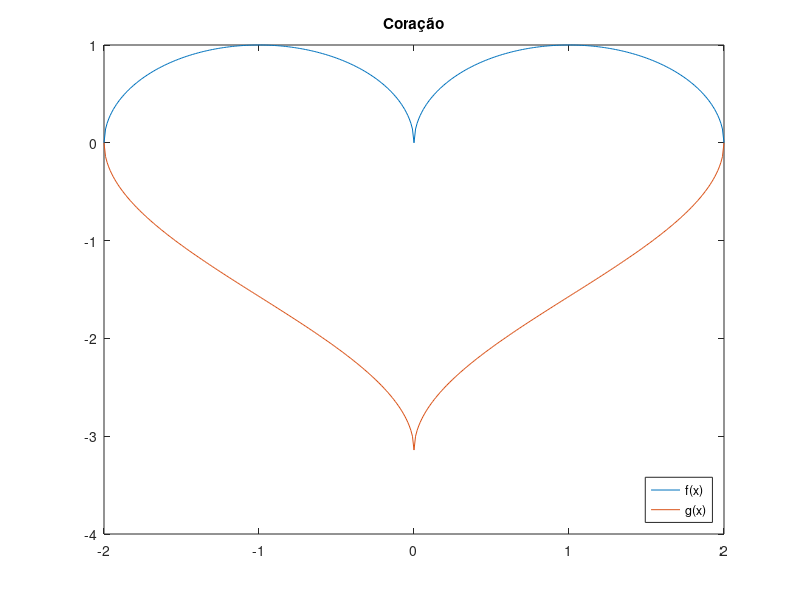
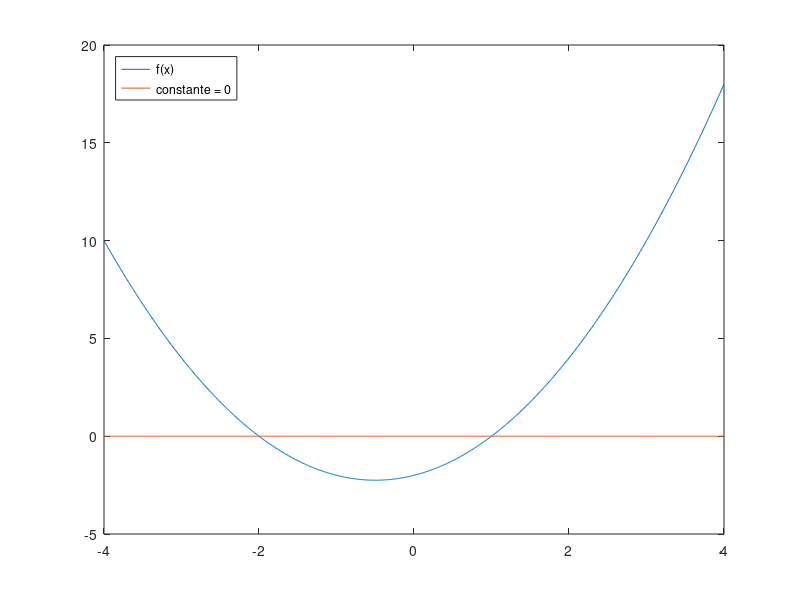
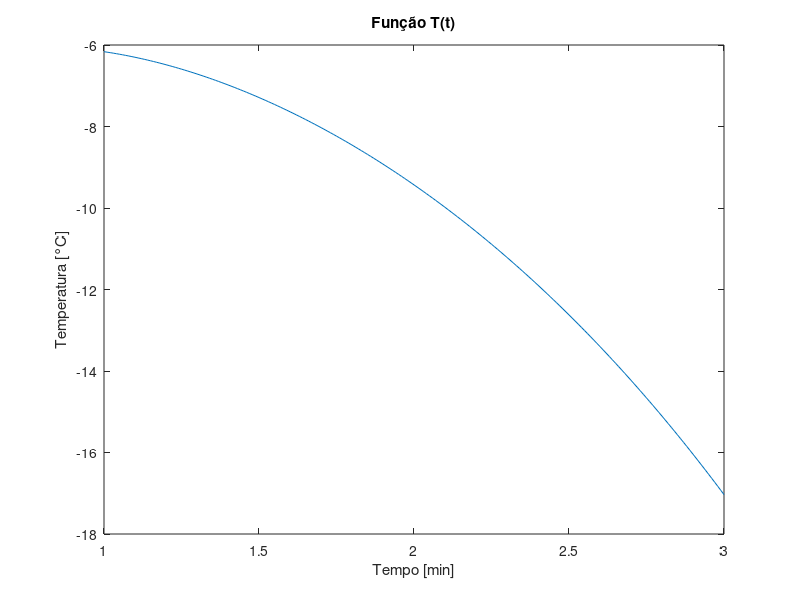
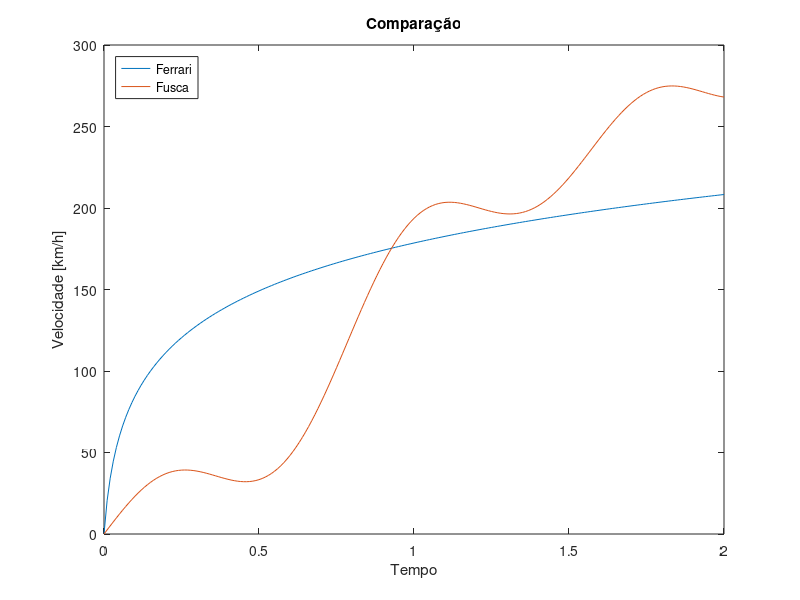

Write MATLAB code to recreate these figures, in order. (Note: this script raises an error after producing the figures.)
clear all
close all
clc

%% 1) Plote, em um mesmo gráfico, as funções:
%f(x) = sqrt(1 - (|x|-1)^2) e g(x) = arccos(1 - |x|) - \pi
% para -2 <= x <= 2. 


x = [-2: 0.01: 2];
f = sqrt(1 - (abs(x) - 1).^2);
g = acos(1 - abs(x)) - pi;

figure,
plot(x, f)
hold on
plot(x, g)
hold off
title('Coração')
legend('f(x)', 'g(x)', 'Location', 'southeast')

%% 2) Plote a função f(x) = x^2 + x - 2 de -4 até 4 e encontrar as raízes por Bhaskara. 

y = [-4: 0.01: 4];

g = zeros(1, length(y));
f = y.^2 + y - 2;

delta = 1 - 4 * 1 * (-2);
x1 = (-1 + sqrt(delta))/(2 * 1);
x2 = (-1 - sqrt(delta))/(2 * 1);

figure,
plot(y, f)
hold on
plot(y, g)
legend('f(x)','constante = 0', 'Location', 'northwest')

%% 3) Utilize o MATLAB para plotar a função T = 3 ln (2t) - 5 e^(0,5 t) ao longo do intervalo 1 <= t <= 3.
% Insira um título na plotagem e rotule adequadamente os eixos. 
% A variável T representa a temperatura em graus Celsius;
% a variável t representa o tempo em minutos. 

t = [1: 0.01: 3];
T = (3 * log(2 .* t)) - (5 * exp(0.5 * t));

figure,
plot(t, T)
title('Função T(t)')
xlabel('Tempo [min]')
ylabel('Temperatura [°C]')

%% 4) Plote as funções u = 100 log10(60x + 1) e v = 50 cos(6x) sen(2x) + 150x
% ao longo do intervalo 0 <= x <= 2. 
% Rotule adequadamente a plotagem e cada uma das curvas, utilizando legend.
% A variável u representa a velocidade de uma Ferrari em km/h.
% A variável v representa a velocidade de um Fusca. 

x = [0: 0.01: 2];

u = 100 .* log10((60 .* x) + 1); 
v = 50 .* cos(6 .* x) .* sin(2 .* x) + (150 .* x);

figure,
plot(x, u)
hold on
plot(x, v)
hold off
title('Comparação')
xlabel('Tempo')
ylabel('Velocidade [km/h]')
legend('Ferrari', 'Fusca', 'Location', 'northwest')

%% 5) Use a função stem para plotar os sinais abaixo na mesma figura:
% cos(x), para 0 <= x <= 2pi
% 0.5 sin(x), para pi <= x <= 3pi

x = [0: 0.1: (2 * pi)];
cosseno = cos(x);
figure,
stem(x, cosseno)
hold on

x = [pi: 0.1: (3 * pi)];
seno = 0.5 .* sin(x);
stem(x, seno)
hold off

%% 6) A série de Fourier é uma representação em série de funções periódicas em termos de senos e cossenos.
% A representação em série de Fourier da função 
% Plote, em um mesmo gráfico, a função f(x) e sua representação em série g(x), 
% utilizando os quatro termos explicitados. Considere x na faixa de −pi até pi. 

x1 = [-pi: 0.01: 0];
x2 = [0: 0.01: pi];

f1 = -ones(1, length(x1));
f2 = ones(1, length(x2));
f = [f1 f2];

x = [x1 x2];

senos = sin(x) + (sin(3 .* x) ./ 3) + (sin(5 .* x) ./ 5) + (sin(7 .* x) ./ 7);
g = (4 / pi) .* senos;

figure,
plot(x, f)
hold on
plot(x, g)

% 8)
ii = [1:2:7];

seno = sin(ii .* x) ./ ii;

legend('f(x)', 'g(x)', 'Location', 'northwest')

%% 7) Fazer o plot de um sinal de tensão versus tempo, como da figura:
% f(t) = 
% sin(2pit/63) de t = 1s ate t = 63s
% 0 de t = 64s ate t = 80s 
% 1 de t = 81s ate t = 100s 
% -1 de t = 101s ate t = 120s
% Não esquecer de nomear os eixos. 

t1 = [1: 0.1: 63];
f1 = sin((2 * pi .* t1) ./ 63);

t2 = [64: 0.1: 80];
f2 = zeros(1, length(t2));

t3 = [81: 0.1: 100];
f3 = ones(1, length(t3));

t4 = [101: 0.1: 120];
f4 = -ones(1, length(t4));

t = [t1 t2 t3 t4];

f = [f1 f2 f3 f4];

figure,
plot(t, f)
title('Tensão versus tempo')
xlabel('Tempo [t]')
ylabel('Tensão [V]')
ylim([-1.1 1.1])
grid on
